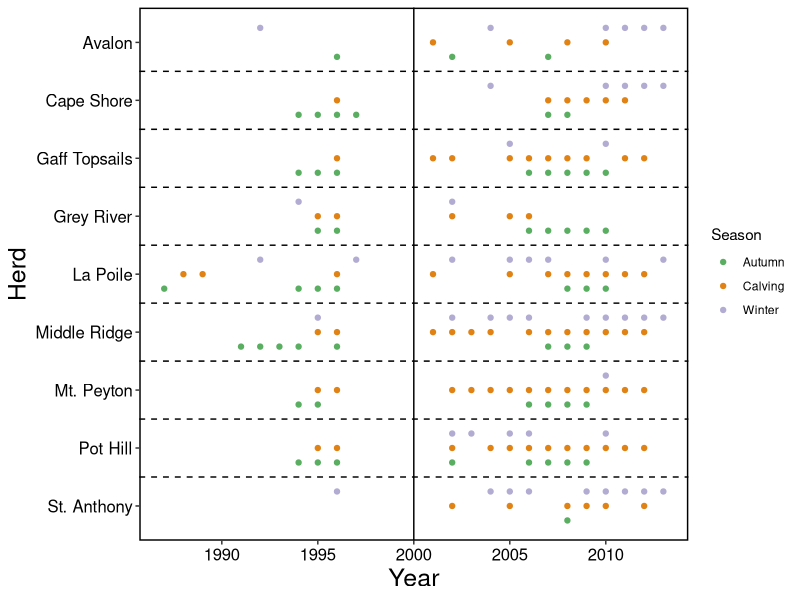

Write the R code that produced this figure.

## load libraries
library(data.table)
library(ggplot2)
library(gridExtra)

### load data 
allDf <- fread("output/groups-herd-year.csv")

## number of surveys per year
allDf[, .N, by = c("HERD")]

## rename herds
allDf$HERD[allDf$HERD == "Cape_Shore"] <- "Cape Shore"
allDf$HERD[allDf$HERD == "Mt_Peyton"] <-"Mt. Peyton"
allDf$HERD[allDf$HERD == "Grey_River"] <- "Grey River"
allDf$HERD[allDf$HERD == "Gaff_Topsails"] <- "Gaff Topsails"
allDf$HERD[allDf$HERD == "Pothill"] <- "Pot Hill"
allDf$HERD[allDf$HERD == "St_Anthony"] <- "St. Anthony"
allDf$HERD[allDf$HERD == "Lapoile"] <- "La Poile"
allDf$HERD[allDf$HERD == "Middle_Ridge"] <- "Middle Ridge"


png("graphics/FigS2.png", width = 5000, height = 3500, units = "px", res = 600)
ggplot(allDf) +
  geom_point(aes(year, y = factor(HERD, level = 
                                    c( "St. Anthony",
                                       "Pot Hill",
                                       "Mt. Peyton",
                                       "Middle Ridge",
                                       "La Poile",
                                       "Grey River",
                                       "Gaff Topsails",
                                       "Cape Shore",
                                       "Avalon")),
                 group = season, color = season), 
             position = position_dodge(width = 0.75)) +
  scale_color_manual(values=c("#5aae61", "#e08214", "#b2abd2")) +
  geom_vline(xintercept = 2000) +
  geom_hline(yintercept = 1.5, lty = 2) +
  geom_hline(yintercept = 2.5, lty = 2) +
  geom_hline(yintercept = 3.5, lty = 2) +
  geom_hline(yintercept = 4.5, lty = 2) +
  geom_hline(yintercept = 5.5, lty = 2) +
  geom_hline(yintercept = 6.5, lty = 2) +
  geom_hline(yintercept = 7.5, lty = 2) +
  geom_hline(yintercept = 8.5, lty = 2) +
  ylab("Herd") + xlab("Year") +
  labs(color = "Season") +
  theme(#legend.position = 'none',
    legend.key = element_blank(),
    axis.title = element_text(size=18),
    axis.text.y = element_text(size=12, color = "black"),
    axis.text.x = element_text(size = 12, color = "black"), 
    strip.text  = element_text(size = 16),
    strip.background = element_rect(colour="black", size = 1, fill = "white"),
    panel.grid.minor = element_blank(),
    panel.background = element_blank(),
    panel.border = element_rect(colour = "black", fill=NA, size=1))
dev.off()